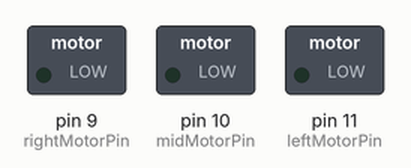
Simulated run of this sketch. Board: Arduino Uno, built with avr-gcc and run on an emulated ATmega328P. Shown: switched loads named in the sketch (green lamp = pin HIGH). What the sketch prints to the serial monitor is not drawn.

Above: at 0.05 s.
At 1.75 s:
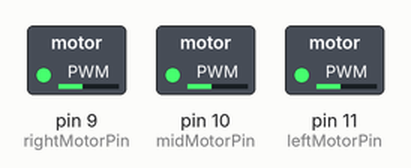
At 2.6 s:
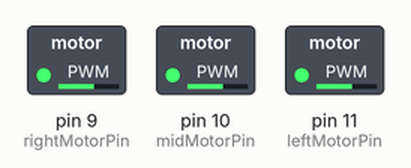
At 3.5 s:
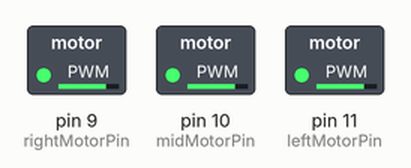
At 5.0 s:
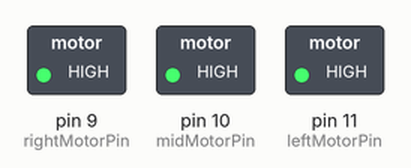
At 7.0 s:
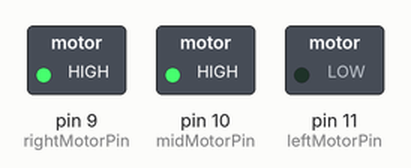
Timing chart, 0 to 9.1 s (numbered marks = the images above):
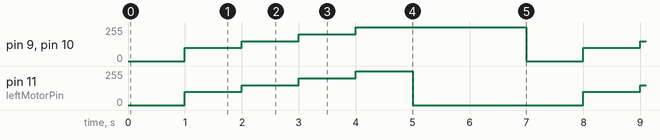

Measured:
- by itself, pin 9 (rightMotorPin), pin 10 (midMotorPin): repeats every 7.0 s: 150/255 1.0 s, 200/255 1.0 s, 255/255 3.0 s, 0/255 1.0 s, 100/255 1.0 s
- by itself, pin 11 (leftMotorPin): repeats every 7.0 s: 150/255 1.0 s, 200/255 1.0 s, 255/255 1.0 s, 0/255 3.0 s, 100/255 1.0 s

The sketch:

AnalogMotors.ino
```cpp
/*
  Analog input, analog output, serial output

  Reads an analog input pin, maps the result to a range from 0 to 255 and uses
  the result to set the pulse width modulation (PWM) of an output pin.
  Also prints the results to the Serial Monitor.

  The circuit:
  - potentiometer connected to analog pin 0.
    Center pin of the potentiometer goes to the analog pin.
    side pins of the potentiometer go to +5V and grounds
  - LED connected from digital pin 9 to ground
*/

#define arr_len(x) (sizeof(x)/sizeof(int))

const int leftMotorPin = 11;
const int rightMotorPin = 9;
const int midMotorPin = 10;

int levels[] = {0,100,150,200,255};

void setup()
{
  Serial.begin(9600);
  pinMode(leftMotorPin, OUTPUT);
  pinMode(rightMotorPin, OUTPUT);
  pinMode(midMotorPin, OUTPUT);
}

void loop()
{

Serial.print("Size: ");
Serial.println(arr_len(levels));

for (int x = 0; x < arr_len(levels); x++){
  analogWrite(leftMotorPin,levels[x]);
  analogWrite(midMotorPin,levels[x]);
  analogWrite(rightMotorPin,levels[x]);
  delay(1000);
  analogWrite(leftMotorPin,0);
}

analogWrite(leftMotorPin,0);    // 0% duty cycle (off)
delay(2000);
}
```
